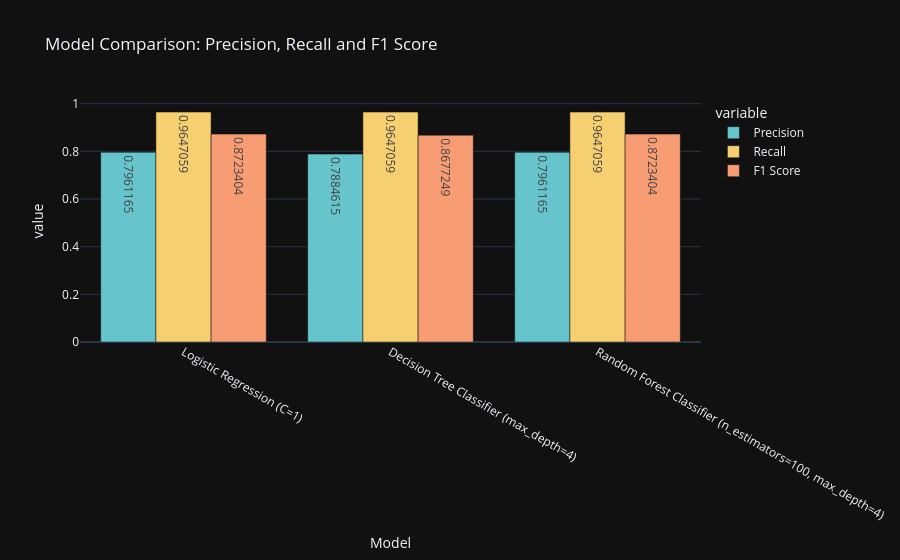

The notebook cell this image was saved under:
### Code cell
scoreboard_df = pd.DataFrame(scoreboard)
display(scoreboard_df)

# Compare models 

px.bar(scoreboard_df, x='Model', y=['Precision', 'Recall', 'F1 Score'], barmode='group', text_auto=True,
       title='Model Comparison: Precision, Recall and F1 Score', color_discrete_sequence=px.colors.qualitative.Pastel, template='plotly_dark').show()

### Figure 1 — Plotly figure (JSON) as saved in the notebook; plotly's stock layout.template omitted (floating-point values rounded to 4 significant figures)
{"data": [{"alignmentgroup": "True", "hovertemplate": "variable=Precision<br>Model=%{x}<br>value=%{y}<extra></extra>", "legendgroup": "Precision", "marker": {"color": "rgb(102, 197, 204)", "pattern": {"shape": ""}}, "name": "Precision", "offsetgroup": "Precision", "orientation": "v", "showlegend": true, "textposition": "auto", "texttemplate": "%{y}", "type": "bar", "x": ["Logistic Regression (C=1)", "Decision Tree Classifier (max_depth=4)", "Random Forest Classifier (n_estimators=100, max_depth=4)"], "xaxis": "x", "y": [0.7961, 0.7885, 0.7961], "yaxis": "y"}, {"alignmentgroup": "True", "hovertemplate": "variable=Recall<br>Model=%{x}<br>value=%{y}<extra></extra>", "legendgroup": "Recall", "marker": {"color": "rgb(246, 207, 113)", "pattern": {"shape": ""}}, "name": "Recall", "offsetgroup": "Recall", "orientation": "v", "showlegend": true, "textposition": "auto", "texttemplate": "%{y}", "type": "bar", "x": ["Logistic Regression (C=1)", "Decision Tree Classifier (max_depth=4)", "Random Forest Classifier (n_estimators=100, max_depth=4)"], "xaxis": "x", "y": [0.9647, 0.9647, 0.9647], "yaxis": "y"}, {"alignmentgroup": "True", "hovertemplate": "variable=F1 Score<br>Model=%{x}<br>value=%{y}<extra></extra>", "legendgroup": "F1 Score", "marker": {"color": "rgb(248, 156, 116)", "pattern": {"shape": ""}}, "name": "F1 Score", "offsetgroup": "F1 Score", "orientation": "v", "showlegend": true, "textposition": "auto", "texttemplate": "%{y}", "type": "bar", "x": ["Logistic Regression (C=1)", "Decision Tree Classifier (max_depth=4)", "Random Forest Classifier (n_estimators=100, max_depth=4)"], "xaxis": "x", "y": [0.8723, 0.8677, 0.8723], "yaxis": "y"}], "layout": {"barmode": "group", "legend": {"title": {"text": "variable"}, "tracegroupgap": 0}, "title": {"text": "Model Comparison: Precision, Recall and F1 Score"}, "xaxis": {"anchor": "y", "domain": [0, 1], "title": {"text": "Model"}}, "yaxis": {"anchor": "x", "domain": [0, 1], "title": {"text": "value"}}}}
